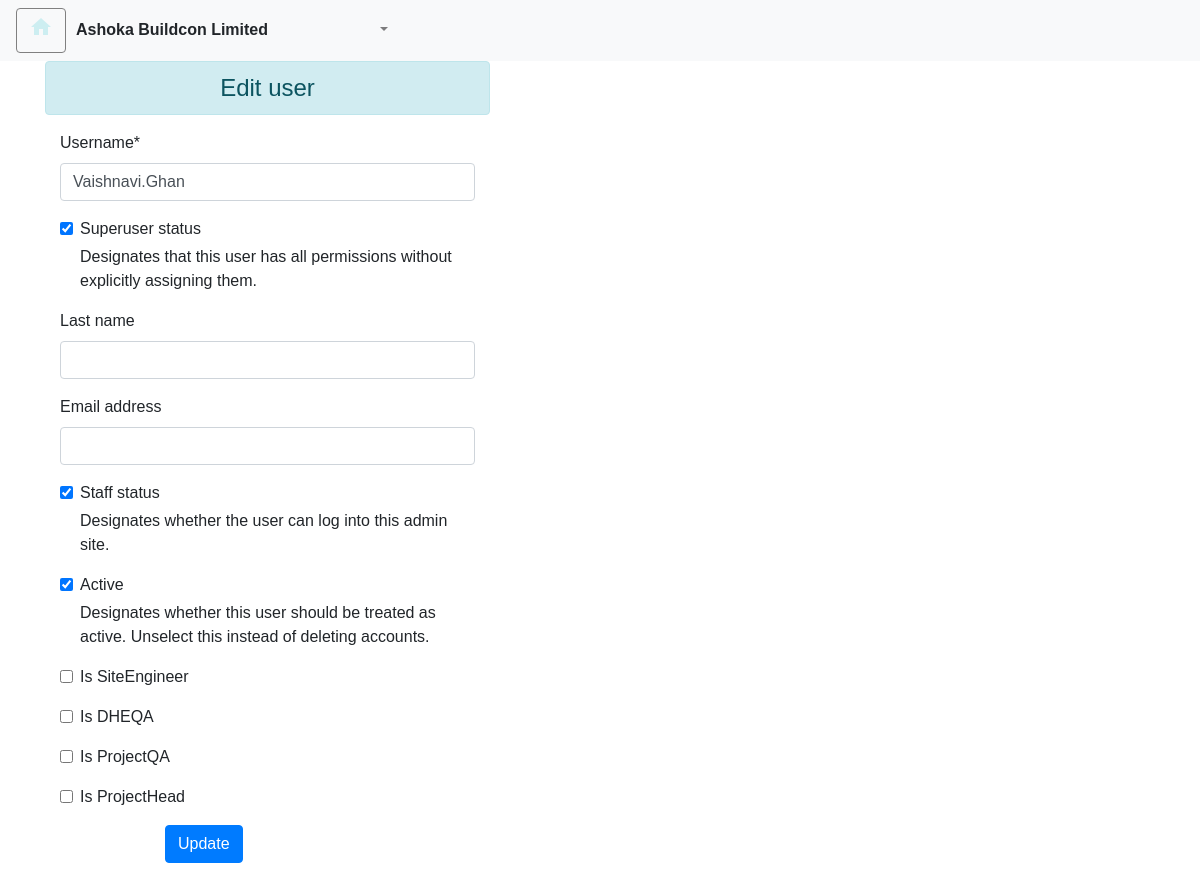
Page /edit_user/1/ on the committed database.
### checkapp/models.py (models this page shows, shortened)
class CustomUser(AbstractUser):
     User_ID = models.AutoField(primary_key=True)
     username = models.CharField(max_length=100,unique=True)
     is_SiteEngineer = models.BooleanField(default=False)
     is_DHEQA = models.BooleanField(default=False)
     is_ProjectQA = models.BooleanField(default=False)
     is_ProjectHead = models.BooleanField(default=False)

### checkapp/administration.py (the view)
# urls.py: path('edit_user/<int:user_id>/', administration.edit_user, name='edit_user'),
def edit_user(request,user_id):
    if request.method == 'POST':
        user = CustomUser.objects.get(User_ID=user_id)
        edituserform = EditUserForm(request.POST, instance=user)
        logdata(edituserform)
        if edituserform.is_valid():
            edituserform.save()
            History.objects.create(Doc_ID=f"{user} edited ",Comment=f"{request.user} edited {user} ")
            return redirect('addUser')
    else:
        user = CustomUser.objects.get(User_ID=user_id)
        edituserform = EditUserForm(instance=user)
    return render(request, 'checkapp/editUserForm.html', {'edituserform': edituserform, 'user': user,'isActive': True,'page_title': 'Ashoka Buildcon Limited',
                'customer_name' : 'Ashoka Buildcon Limited'})

### checkapp/forms.py
class EditUserForm(forms.ModelForm):
    class Meta:
        model = CustomUser
        fields = ['first_name','last_name','is_superuser','email','is_staff','is_active','username','is_SiteEngineer','is_DHEQA','is_ProjectQA','is_ProjectHead']

### checkapp/templates/checkapp/editUserForm.html (shortened to what this page needs)
{% extends "checkapp/base.html" %}
{% load crispy_forms_tags %}
{% block formcontent %}
  <div class="container">
    <div class="row">
        <div class="col-sm-5">
            <h4 class="text-center alert alert-info">Edit user</h4>
  <form method="POST">
        <div class="col-12 mx-left">
            <div class="row">
                <div class="col-md-12 text-left">
                    {{ edituserform.username|as_crispy_field }}
                </div>
                <div class="col-md-12 text-left">
                    {{ edituserform.is_superuser|as_crispy_field }}
                </div>
                <div class="col-md-12 text-left">
                    {{ edituserform.last_name|as_crispy_field }}
                </div>
                <div class="col-md-12 text-left">
                    {{ edituserform.email|as_crispy_field }}
                </div>
                <div class="col-md-12 text-left">
                    {{ edituserform.is_staff|as_crispy_field }}
                </div>
                <div class="col-md-12 text-left">
                    {{ edituserform.is_active|as_crispy_field }}
                </div>
                <div class="col-md-12 text-left">
                    {{ edituserform.is_SiteEngineer|as_crispy_field }}
                </div>
                <div class="col-md-12 text-left">
                    {{ edituserform.is_DHEQA|as_crispy_field }}
                </div>
                <div class="col-md-12 text-left">
                    {{ edituserform.is_ProjectQA|as_crispy_field }}
                </div>
                <div class="col-md-12 text-left">
                    {{ edituserform.is_ProjectHead|as_crispy_field }}
                </div>
            </div>
        </div>
        <button type="submit" class="btn btn-primary" style="margin-left: 120px;">Update</button>
    </form>
        </div>
</div>
</div>
{% endblock %}

### checkapp/templates/checkapp/base.html (style rules this page uses)
input { font-size: medium!important; }
button { font-size: medium!important; }
label { font-size: medium!important; }
body { font-family: Arial, sans-serif; font-size: 16px; }

### rows in the picture
CustomUser: username "Vaishnavi.Ghan", is_superuser "☑", is_staff "☑", is_active "☑"

### other values in the picture
{{ customer_name }} "Ashoka Buildcon Limited"
